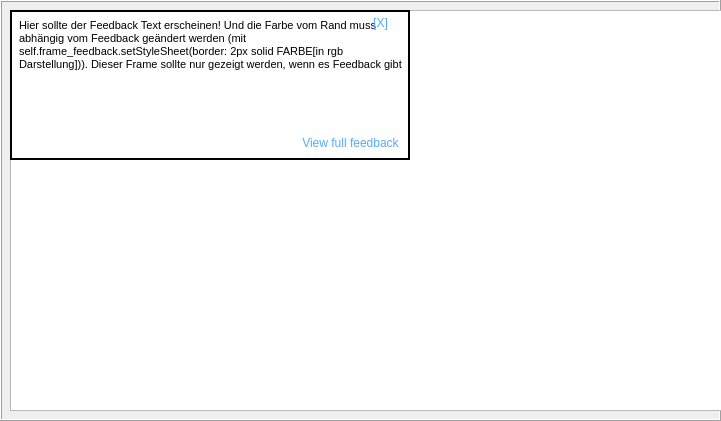
   <widget class="QFrame" name="frame_middle">
    <property name="enabled">
     <bool>true</bool>
    </property>
    <property name="geometry">
     <rect>
      <x>220</x>
      <y>210</y>
      <width>721</width>
      <height>421</height>
     </rect>
    </property>
    <property name="frameShape">
     <enum>QFrame::Box</enum>
    </property>
    <property name="frameShadow">
     <enum>QFrame::Raised</enum>
    </property>
    <widget class="QGraphicsView" name="graphicsView_doggo">
     <property name="geometry">
      <rect>
       <x>50</x>
       <y>50</y>
       <width>271</width>
       <height>351</height>
      </rect>
     </property>
     <property name="styleSheet">
      <string notr="true">border-image: url(:/pictures/pictures/husky.jpg);</string>
     </property>
    </widget>
    <widget class="QLabel" name="label_files">
     <property name="geometry">
      <rect>
       <x>50</x>
       <y>10</y>
       <width>301</width>
       <height>51</height>
      </rect>
     </property>
     <property name="styleSheet">
      <string notr="true">font: 14pt &quot;MS Shell Dlg 2&quot;;</string>
     </property>
     <property name="text">
      <string>Your most important files:</string>
     </property>
    </widget>
    <widget class="QGraphicsView" name="graphicsView_kitten">
     <property name="geometry">
      <rect>
       <x>370</x>
       <y>80</y>
       <width>291</width>
       <height>291</height>
      </rect>
     </property>
     <property name="styleSheet">
      <string notr="true">border-image: url(:/pictures/pictures/cat.png);</string>
     </property>
    </widget>
    <widget class="QGraphicsView" name="graphicsView_calendar">
     <property name="geometry">
      <rect>
       <x>10</x>
       <y>10</y>
       <width>871</width>
       <height>401</height>
      </rect>
     </property>
     <property name="styleSheet">
      <string notr="true">border-image: url(:/pictures/pictures/calendarimage.jpg);</string>
     </property>
    </widget>
    <widget class="QFrame" name="frame_feedback">
     <property name="geometry">
      <rect>
       <x>10</x>
       <y>10</y>
       <width>400</width>
       <height>150</height>
      </rect>
     </property>
     <property name="styleSheet">
      <string notr="true">border: 2px solid black</string>
     </property>
     <property name="frameShape">
      <enum>QFrame::Box</enum>
     </property>
     <property name="frameShadow">
      <enum>QFrame::Raised</enum>
     </property>
     <widget class="QTextBrowser" name="textBrowser_feedback">
      <property name="geometry">
       <rect>
        <x>5</x>
        <y>5</y>
        <width>391</width>
        <height>121</height>
       </rect>
      </property>
      <property name="styleSheet">
       <string notr="true">border: 0px;
font: 10pt &quot;MS Shell Dlg 2&quot;;</string>
      </property>
      <property name="frameShape">
       <enum>QFrame::NoFrame</enum>
      </property>
      <property name="lineWidth">
       <number>0</number>
      </property>
      <property name="html">
       <string>&lt;!DOCTYPE HTML PUBLIC &quot;-//W3C//DTD HTML 4.0//EN&quot; &quot;http://www.w3.org/TR/REC-html40/strict.dtd&quot;&gt;
&lt;html&gt;&lt;head&gt;&lt;meta name=&quot;qrichtext&quot; content=&quot;1&quot; /&gt;&lt;style type=&quot;text/css&quot;&gt;
p, li { white-space: pre-wrap; }
&lt;/style&gt;&lt;/head&gt;&lt;body style=&quot; font-family:'MS Shell Dlg 2'; font-size:10pt; font-weight:400; font-style:normal;&quot;&gt;
&lt;p style=&quot; margin-top:0px; margin-bottom:0px; margin-left:0px; margin-right:0px; -qt-block-indent:0; text-indent:0px;&quot;&gt;&lt;span style=&quot; font-size:8.25pt;&quot;&gt;Hier sollte der Feedback Text erscheinen! Und die Farbe vom Rand muss abhängig vom Feedback geändert werden (mit self.frame_feedback.setStyleSheet(border: 2px solid FARBE[in rgb Darstellung])). Dieser Frame sollte nur gezeigt werden, wenn es Feedback gibt&lt;/span&gt;&lt;/p&gt;&lt;/body&gt;&lt;/html&gt;</string>
      </property>
     </widget>
     <widget class="QPushButton" name="pushButton_fullFeedback">
      <property name="geometry">
       <rect>
        <x>290</x>
        <y>123</y>
        <width>101</width>
        <height>20</height>
       </rect>
      </property>
      <property name="styleSheet">
       <string notr="true">color: rgb(85, 170, 255);
border:0px</string>
      </property>
      <property name="text">
       <string>View full feedback</string>
      </property>
     </widget>
     <widget class="QPushButton" name="pushButton_x">
      <property name="geometry">
       <rect>
        <x>360</x>
        <y>3</y>
        <width>21</width>
        <height>20</height>
       </rect>
      </property>
      <property name="styleSheet">
       <string notr="true">border-color: rgb(255, 255, 255);
border:0px;
color: rgb(85, 170, 255);</string>
      </property>
      <property name="text">
       <string>[X]</string>
      </property>
     </widget>
    </widget>
   </widget>
